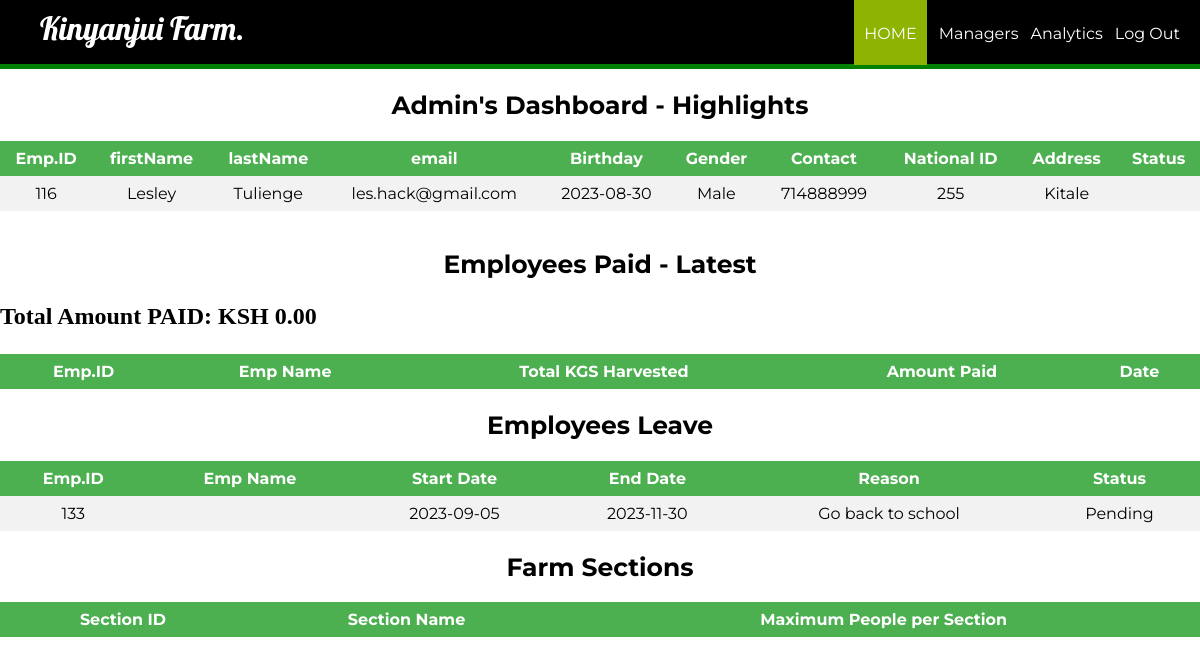
/Admin/adminHome.php?id=116, run on an earlier commit of the app's database.
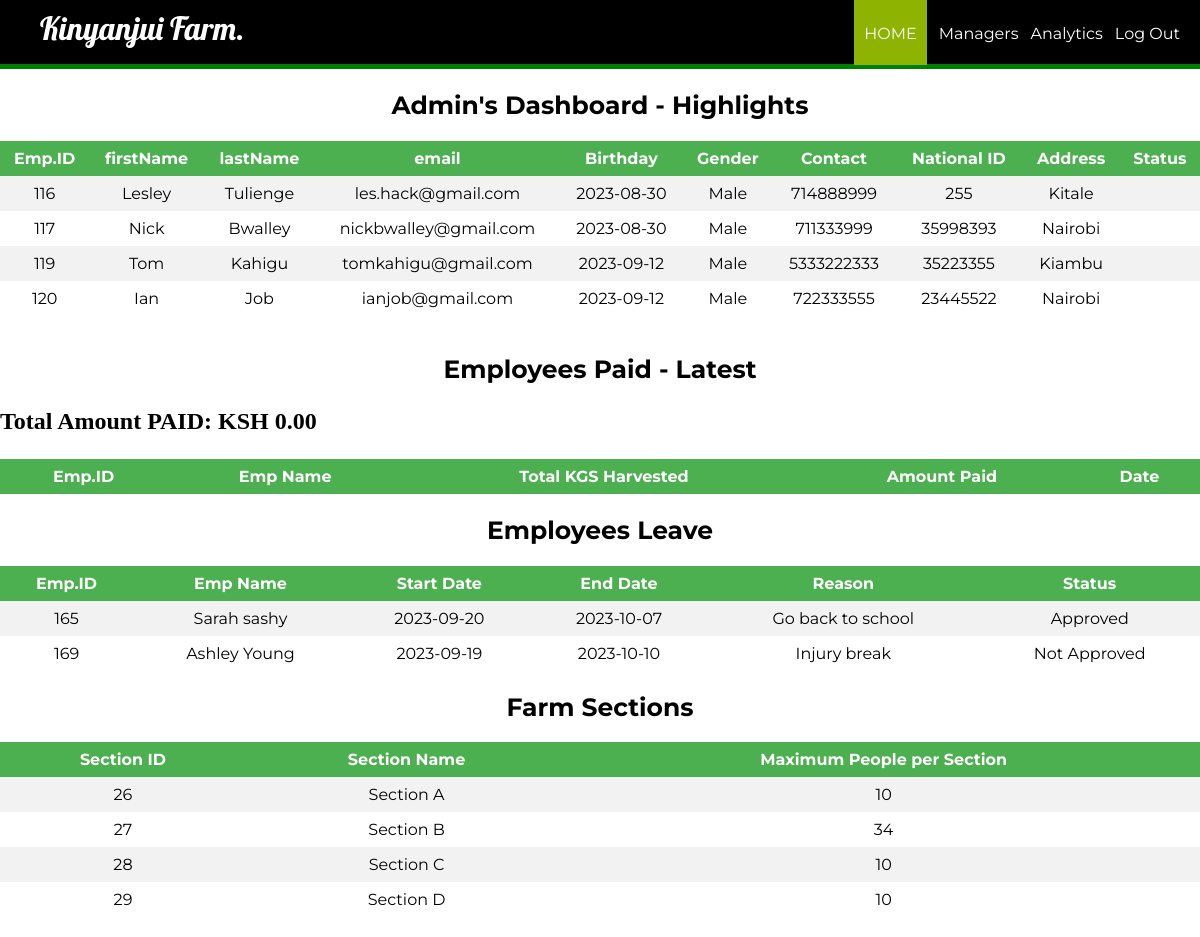
And on a later commit of the database.
### tables this page shows
CREATE TABLE `manager` (
  `id` int(11) NOT NULL,
  `firstName` varchar(100) NOT NULL,
  `lastName` varchar(100) NOT NULL,
  `email` varchar(100) NOT NULL,
  `password` text NOT NULL,
  `birthday` date NOT NULL,
  `gender` varchar(10) NOT NULL,
  `contact` varchar(20) NOT NULL,
  `nid` int(20) NOT NULL,
  `address` varchar(100) DEFAULT NULL,
  `dept` varchar(100) NOT NULL,
  `degree` varchar(100) NOT NULL,
  `pic` text NOT NULL
);

CREATE TABLE `employee_leave` (
  `id` int(11) NOT NULL,
  `empName` varchar(255) NOT NULL,
  `start` date NOT NULL,
  `end` date NOT NULL,
  `reason` varchar(255) NOT NULL,
  `status` varchar(255) NOT NULL
);

CREATE TABLE `farm_section` (
  `id` int(10) NOT NULL,
  `section_name` varchar(225) NOT NULL,
  `max_people` varchar(225) NOT NULL
);

### Admin/adminHome.php (the view, shortened to what this page needs)
<?php
	require_once ('../process/dbh.php');
	$id = (isset($_GET['id']) ? $_GET['id'] : '');
	$sql = "SELECT * FROM manager";
	$sql6 = "SELECT * FROM employee_leave";
	$sql8 = "SELECT * FROM farm_section";
$result = mysqli_query($conn, $sql);
$result6 = mysqli_query($conn, $sql6);
$result8 = mysqli_query($conn, $sql8);
?>
<html>
<head>
	<link rel="stylesheet" type="text/css" href="../stylescss/manager_login_style.css">
</head>
<body>
	<header>
		<nav>
			<h1>Kinyanjui Farm.</h1>
			<ul id="navli">
			    <li><a class="homered" href="adminHome.php?id=<?php echo $id ?>">HOME</a></li>
				<li><a class="homeblack" href="viewManager.php?id=<?php echo $id ?>">Managers</a></li>
				<li><a class="homeblack" href="../Analytics/index.php?id=<?php echo $id ?>">Analytics</a></li>
				<li><a class="homeblack" href="admin.html">Log Out</a></li>
			</ul>
		</nav>
	</header>
	<div class="divider"></div>
	<div id="divimg">
	<div>
		    	<h2 style="font-family: 'Montserrat', sans-serif; font-size: 25px; text-align: center;">Admin's Dashboard - Highlights </h2>
    	<table>
			<tr bgcolor="#000">
				<th align = "center">Emp.ID</th>
				<th align = "center">firstName</th>
				<th align = "center">lastName</th>
				<th align = "center">email</th>
				<th align = "center">Birthday</th>
				<th align = "center">Gender</th>
				<th align = "center">Contact</th>
				<th align = "center">National ID</th>
				<th align = "center">Address</th>
				<th align = "center">Status</th>
			</tr>
			<?php
				while ($employee = mysqli_fetch_assoc($result)) {
					echo "<tr>";
					echo "<td>".$employee['id']."</td>";
					echo "<td>".$employee['firstName']."</td>";
					echo "<td>".$employee['lastName']."</td>";
					echo "<td>".$employee['email']."</td>";
					echo "<td>".$employee['birthday']."</td>";
					echo "<td>".$employee['gender']."</td>";
					echo "<td>".$employee['contact']."</td>";
					echo "<td>".$employee['nid']."</td>";
					echo "<td>".$employee['address']."</td>";
					echo "<td>".$employee['status']."</td>";
				}
			?>
		</table>
	<?php
		require_once('process/dbh.php');
		$sql = "SELECT amt_paid FROM employee_paid";
		$result = mysqli_query($conn, $sql);
		if ($result) {
			$totalAmount = 0;
		} else {
			echo "Query error: " . mysqli_error($conn);
		}
	?>
	<br>
	<div id="divimg">
	<div>
		    	<h2 style="font-family: 'Montserrat', sans-serif; font-size: 25px; text-align: center;">Employees Paid - Latest </h2>
    	<table>
			<tr bgcolor="#000">
				<th align = "center">Emp.ID</th>
				<th align = "center">Emp Name</th>
				<th align = "center">Total KGS Harvested</th>
				<th align = "center">Amount Paid</th>
				<th align = "center">Date</th>
			</tr>
			<?php
			echo "<p style='font-weight: bold; font-size: 24px;'>Total Amount PAID: KSH " . number_format($totalAmount, 2) . "</p>";
			?>
		</table>
	</div>
	<div id="divimg">
	<div>
		    	<h2 style="font-family: 'Montserrat', sans-serif; font-size: 25px; text-align: center;">Employees Leave </h2>
    	<table>
			<tr bgcolor="#000">
				<th align = "center">Emp.ID</th>
				<th align = "center">Emp Name</th>
				<th align = "center">Start Date</th>
				<th align = "center">End Date</th>
				<th align = "center">Reason</th>
				<th align = "center">Status</th>
			</tr>
			<?php
				while ($employee = mysqli_fetch_assoc($result6)) {
					echo "<tr>";
					echo "<td>".$employee['id']."</td>";
					echo "<td>".$employee['empName']."</td>";
					echo "<td>".$employee['start']."</td>";
					echo "<td>".$employee['end']."</td>";
					echo "<td>".$employee['reason']."</td>";
					echo "<td>".$employee['status']."</td>";
				}
			?>
		</table>
	</div>
	<div id="divimg">
	<div>
		    	<h2 style="font-family: 'Montserrat', sans-serif; font-size: 25px; text-align: center;">Farm Sections </h2>
    	<table>
			<tr bgcolor="#000">
				<th align = "center">Section ID</th>
				<th align = "center">Section Name</th>
				<th align = "center">Maximum People per Section</th>
			</tr>
			<?php
				while ($employee = mysqli_fetch_assoc($result8)) {
					echo "<tr>";
					echo "<td>".$employee['id']."</td>";
					echo "<td>".$employee['section_name']."</td>";
					echo "<td>".$employee['max_people']."</td>";
				}
			?>
		</table>
	</div>
<br>
<br>
<br>
<br>
<br>
	</div>
	</div>
</body>
</html>

What changed in the data, as far as the page shows it:
removed employee_leave: id "133", start "2023-09-05", end "2023-11-30", reason "Go back to school", status "Pending"
added manager: id "117", firstName "Nick", lastName "Bwalley", email "nickbwalley@gmail.com", birthday "2023-08-30", gender "Male", contact "711333999", nid "35998393", address "Nairobi"
added manager: id "119", firstName "Tom", lastName "Kahigu", email "tomkahigu@gmail.com", birthday "2023-09-12", gender "Male", contact "5333222333", nid "35223355", address "Kiambu"
added manager: id "120", firstName "Ian", lastName "Job", email "ianjob@gmail.com", birthday "2023-09-12", gender "Male", contact "722333555", nid "23445522", address "Nairobi"
added employee_leave: id "165", empName "Sarah sashy", start "2023-09-20", end "2023-10-07", reason "Go back to school", status "Approved"
added employee_leave: id "169", empName "Ashley Young", start "2023-09-19", end "2023-10-10", reason "Injury break", status "Not Approved"
added farm_section: id "26", section_name "Section A", max_people "10"
added farm_section: id "27", section_name "Section B", max_people "34"
added farm_section: id "28", section_name "Section C", max_people "10"
added farm_section: id "29", section_name "Section D", max_people "10"
